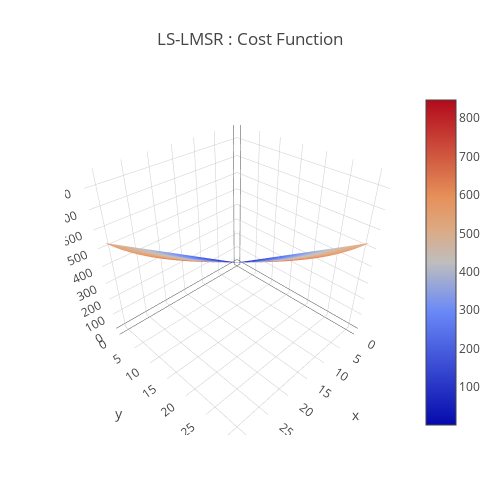

The code cell stored with this chart in its notebook:
### Code cell
a = 0.5
data = [
    go.Surface(
        z=cost_function(x,y,a)
    )
]
layout = go.Layout(
    title='LS-LMSR : Cost Function',
    autosize=False,
    width=500,
    height=500,
    margin=dict(
        l=65,
        r=50,
        b=65,
        t=90
    )
)
fig = go.Figure(data=data, layout=layout)
URL = plotly.offline.iplot(fig, filename='Costfunction-3d-surface.html')

### Figure 1 — Plotly figure (JSON) as saved in the notebook; plotly's stock layout.template omitted (floating-point values rounded to 4 significant figures; data arrays with more than 128 entries replaced by an {"elided": "..."} marker saying what was removed)
{"data": [{"type": "surface", "uid": "52eecef6-aaba-454a-abed-37cc449304f3", "z": {"elided": "32x32 float values"}}], "layout": {"autosize": false, "height": 500, "margin": {"b": 65, "l": 65, "r": 50, "t": 90}, "title": {"text": "LS-LMSR : Cost Function"}, "width": 500}}
